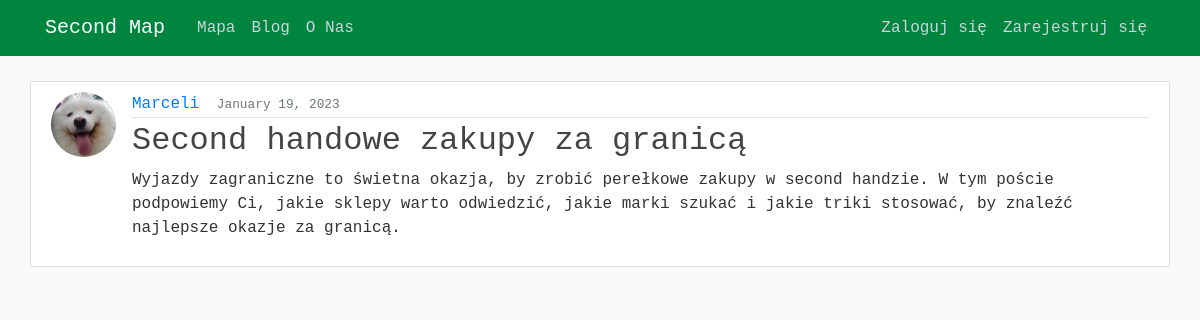
The app's page /post/84/ with its own data.
### map/models.py (models this page shows, shortened)
class Post(models.Model):
    title = models.CharField(max_length=100)
    content = models.TextField()
    date_posted = models.DateTimeField(default=timezone.now)
    author = models.ForeignKey(User, on_delete=models.CASCADE)

### users/models.py (models this page shows, shortened)
class Profile(models.Model):
    user = models.OneToOneField(User, on_delete=models.CASCADE)
    image = models.ImageField(default='default.jpg', upload_to='profile_pics')

### map/views.py (the view)
# urls.py: path('post/<int:pk>/', PostDetailView.as_view(), name='post-detail'),
class PostDetailView(DetailView):
    model = Post

### map/templates/map/post_detail.html (shortened to what this page needs)
{% extends "map/base.html" %}
{% block content %}
<article class="media content-section">
    <img class="rounded-circle article-img" src="{{ object.author.profile.image.url }}">
    <div class="media-body">
        <div class="article-metadata">
            <a class="mr-2" href="{% url 'user-posts' object.author.username %}">{{ object.author }}</a>
            <small class="text-muted">{{ object.date_posted | date:"F d, Y" }}</small>
        </div>
        <h2 class="article-title">{{ object.title }}</h2>
        <p class="article-content">{{ object.content }}</p>
    </div>
</article>
{% endblock content %}

### map/static/map/main.css (style rules this page uses)
body { font-family: "Courier New"; background: #fafafa; color: #333333; margin-top: 5rem; }
h1, h2, h3, h4, h5, h6 { color: #444444; }
.content-section { background: #ffffff; padding: 10px 20px; border: 1px solid #dddddd; border-radius: 3px; margin-bottom: 20px; }
.article-title { color: #444444; }
.article-content { white-space: pre-line; }
.article-img { height: 65px; width: 65px; margin-right: 16px; }
.article-metadata { padding-bottom: 1px; margin-bottom: 4px; border-bottom: 1px solid #e3e3e3 }

### records on screen
Post: author.profile.image (picture), author "Marceli", date_posted "January 19, 2023", title "Second handowe zakupy za granicą", content "Wyjazdy zagraniczne to świetna okazja, by zrobić perełkowe zakupy w second handzie. W tym poście podpowiemy Ci, jakie sklepy warto odwiedzić, jakie marki szukać i jakie triki stosować, by znaleźć najlepsze okazje za granicą."
